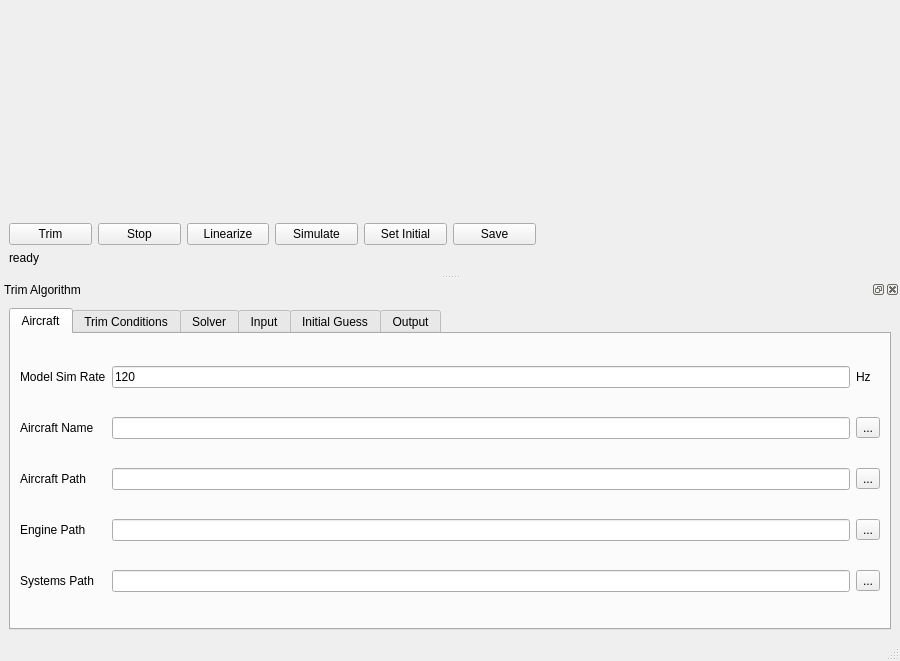
<?xml version="1.0" encoding="UTF-8"?>
<ui version="4.0">
 <class>MainWindow</class>
 <widget class="QMainWindow" name="MainWindow">
  <property name="geometry">
   <rect>
    <x>0</x>
    <y>0</y>
    <width>900</width>
    <height>661</height>
   </rect>
  </property>
  <property name="sizePolicy">
   <sizepolicy hsizetype="MinimumExpanding" vsizetype="Minimum">
    <horstretch>0</horstretch>
    <verstretch>0</verstretch>
   </sizepolicy>
  </property>
  <property name="windowTitle">
   <string>JSBSim Trim/ Linearization</string>
  </property>
  <widget class="QWidget" name="centralwidget">
   <layout class="QGridLayout" name="gridLayout">
    <item row="0" column="0" colspan="10">
     <widget class="ViewerQT" name="viewer" native="true">
      <property name="sizePolicy">
       <sizepolicy hsizetype="MinimumExpanding" vsizetype="MinimumExpanding">
        <horstretch>0</horstretch>
        <verstretch>0</verstretch>
       </sizepolicy>
      </property>
      <property name="minimumSize">
       <size>
        <width>804</width>
        <height>200</height>
       </size>
      </property>
     </widget>
    </item>
    <item row="1" column="0">
     <widget class="QPushButton" name="pushButton_trim">
      <property name="text">
       <string>Trim</string>
      </property>
     </widget>
    </item>
    <item row="1" column="1">
     <widget class="QPushButton" name="pushButton_stop">
      <property name="text">
       <string>Stop</string>
      </property>
     </widget>
    </item>
    <item row="1" column="2">
     <widget class="QPushButton" name="pushButton_linearize">
      <property name="text">
       <string>Linearize</string>
      </property>
     </widget>
    </item>
    <item row="1" column="3">
     <widget class="QPushButton" name="pushButton_simulate">
      <property name="text">
       <string>Simulate</string>
      </property>
     </widget>
    </item>
    <item row="2" column="0">
     <widget class="QLabel" name="label_status">
      <property name="text">
       <string>ready</string>
      </property>
     </widget>
    </item>
    <item row="1" column="4">
     <widget class="QPushButton" name="pushButton_setGuess">
      <property name="text">
       <string>Set Initial</string>
      </property>
     </widget>
    </item>
    <item row="1" column="5">
     <widget class="QPushButton" name="pushButton_save">
      <property name="text">
       <string>Save</string>
      </property>
     </widget>
    </item>
   </layout>
  </widget>
  <widget class="QStatusBar" name="statusbar"/>
  <widget class="QDockWidget" name="guidanceDock">
   <property name="sizePolicy">
    <sizepolicy hsizetype="MinimumExpanding" vsizetype="Minimum">
     <horstretch>0</horstretch>
     <verstretch>0</verstretch>
    </sizepolicy>
   </property>
   <property name="minimumSize">
    <size>
     <width>900</width>
     <height>359</height>
    </size>
   </property>
   <property name="windowTitle">
    <string>Trim Algorithm</string>
   </property>
   <attribute name="dockWidgetArea">
    <number>8</number>
   </attribute>
   <widget class="QWidget" name="dockWidgetContents_6">
    <layout class="QGridLayout" name="gridLayout_4">
     <item row="0" column="0">
      <widget class="QTabWidget" name="tabWidget">
       <property name="sizePolicy">
        <sizepolicy hsizetype="MinimumExpanding" vsizetype="MinimumExpanding">
         <horstretch>0</horstretch>
         <verstretch>0</verstretch>
        </sizepolicy>
       </property>
       <property name="minimumSize">
        <size>
         <width>0</width>
         <height>0</height>
        </size>
       </property>
       <property name="currentIndex">
        <number>0</number>
       </property>
       <widget class="QWidget" name="tab_3">
        <attribute name="title">
         <string>Aircraft</string>
        </attribute>
        <layout class="QGridLayout" name="gridLayout_5">
         <item row="0" column="0">
          <widget class="QLabel" name="label_38">
           <property name="sizePolicy">
            <sizepolicy hsizetype="Preferred" vsizetype="Fixed">
             <horstretch>0</horstretch>
             <verstretch>0</verstretch>
            </sizepolicy>
           </property>
           <property name="text">
            <string>Model Sim Rate</string>
           </property>
          </widget>
         </item>
         <item row="0" column="1">
          <widget class="QLineEdit" name="lineEdit_modelSimRate">
           <property name="text">
            <string>120</string>
           </property>
          </widget>
         </item>
         <item row="0" column="2">
          <widget class="QLabel" name="label_39">
           <property name="sizePolicy">
            <sizepolicy hsizetype="Fixed" vsizetype="Fixed">
             <horstretch>0</horstretch>
             <verstretch>0</verstretch>
            </sizepolicy>
           </property>
           <property name="text">
            <string>Hz</string>
           </property>
          </widget>
         </item>
         <item row="1" column="0">
          <widget class="QLabel" name="label_9">
           <property name="sizePolicy">
            <sizepolicy hsizetype="Preferred" vsizetype="Fixed">
             <horstretch>0</horstretch>
             <verstretch>0</verstretch>
            </sizepolicy>
           </property>
           <property name="text">
            <string>Aircraft Name</string>
           </property>
          </widget>
         </item>
         <item row="1" column="1">
          <widget class="QLineEdit" name="lineEdit_aircraft">
           <property name="text">
            <string/>
           </property>
          </widget>
         </item>
         <item row="1" column="2">
          <widget class="QToolButton" name="toolButton_aircraft">
           <property name="text">
            <string>...</string>
           </property>
          </widget>
         </item>
         <item row="2" column="0">
          <widget class="QLabel" name="label_3">
           <property name="sizePolicy">
            <sizepolicy hsizetype="Preferred" vsizetype="Fixed">
             <horstretch>0</horstretch>
             <verstretch>0</verstretch>
            </sizepolicy>
           </property>
           <property name="text">
            <string>Aircraft Path</string>
           </property>
          </widget>
         </item>
         <item row="2" column="1">
          <widget class="QLineEdit" name="lineEdit_aircraftPath">
           <property name="text">
            <string/>
           </property>
          </widget>
         </item>
         <item row="2" column="2">
          <widget class="QToolButton" name="toolButton_aircraftPath">
           <property name="text">
            <string>...</string>
           </property>
          </widget>
         </item>
         <item row="3" column="0">
          <widget class="QLabel" name="label_2">
           <property name="sizePolicy">
            <sizepolicy hsizetype="Preferred" vsizetype="Fixed">
             <horstretch>0</horstretch>
             <verstretch>0</verstretch>
            </sizepolicy>
           </property>
           <property name="text">
            <string>Engine Path</string>
           </property>
          </widget>
         </item>
         <item row="4" column="0">
          <widget class="QLabel" name="label_4">
           <property name="sizePolicy">
            <sizepolicy hsizetype="Preferred" vsizetype="Fixed">
             <horstretch>0</horstretch>
             <verstretch>0</verstretch>
            </sizepolicy>
           </property>
           <property name="text">
            <string>Systems Path</string>
           </property>
          </widget>
         </item>
         <item row="3" column="1">
          <widget class="QLineEdit" name="lineEdit_enginePath">
           <property name="text">
            <string/>
           </property>
          </widget>
         </item>
         <item row="4" column="1">
          <widget class="QLineEdit" name="lineEdit_systemsPath">
           <property name="text">
            <string/>
           </property>
          </widget>
         </item>
         <item row="3" column="2">
          <widget class="QToolButton" name="toolButton_enginePath">
           <property name="text">
            <string>...</string>
           </property>
          </widget>
         </item>
         <item row="4" column="2">
          <widget class="QToolButton" name="toolButton_systemsPath">
           <property name="text">
            <string>...</string>
           </property>
          </widget>
         </item>
        </layout>
       </widget>
       <widget class="QWidget" name="tab">
        <attribute name="title">
         <string>Trim Conditions</string>
        </attribute>
        <layout class="QGridLayout" name="gridLayout_2">
         <item row="0" column="9">
          <widget class="QLabel" name="label_40">
           <property name="sizePolicy">
            <sizepolicy hsizetype="Preferred" vsizetype="Fixed">
             <horstretch>0</horstretch>
             <verstretch>0</verstretch>
            </sizepolicy>
           </property>
           <property name="text">
            <string>altitude</string>
           </property>
          </widget>
         </item>
         <item row="0" column="10">
          <widget class="QLineEdit" name="lineEdit_altitude">
           <property name="text">
            <string>1000</string>
           </property>
          </widget>
         </item>
         <item row="1" column="9">
          <widget class="QLabel" name="label_42">
           <property name="sizePolicy">
            <sizepolicy hsizetype="Preferred" vsizetype="Fixed">
             <horstretch>0</horstretch>
             <verstretch>0</verstretch>
            </sizepolicy>
           </property>
           <property name="text">
            <string>flight path angle</string>
           </property>
          </widget>
         </item>
         <item row="1" column="11">
          <widget class="QLabel" name="label_43">
           <property name="sizePolicy">
            <sizepolicy hsizetype="Preferred" vsizetype="Fixed">
             <horstretch>0</horstretch>
             <verstretch>0</verstretch>
            </sizepolicy>
           </property>
           <property name="text">
            <string>deg</string>
           </property>
          </widget>
         </item>
         <item row="3" column="9">
          <widget class="QLabel" name="label_45">
           <property name="sizePolicy">
            <sizepolicy hsizetype="Preferred" vsizetype="Fixed">
             <horstretch>0</horstretch>
             <verstretch>0</verstretch>
            </sizepolicy>
           </property>
           <property name="text">
            <string>flap position</string>
           </property>
          </widget>
         </item>
         <item row="3" column="10">
          <widget class="QLineEdit" name="lineEdit_flapPos">
           <property name="text">
            <string>1</string>
           </property>
          </widget>
         </item>
         <item row="3" column="11">
          <widget class="QLabel" name="label_46">
           <property name="sizePolicy">
            <sizepolicy hsizetype="Preferred" vsizetype="Fixed">
             <horstretch>0</horstretch>
             <verstretch>0</verstretch>
            </sizepolicy>
           </property>
           <property name="text">
            <string>%</string>
           </property>
          </widget>
         </item>
         <item row="0" column="7">
          <spacer name="horizontalSpacer">
           <property name="orientation">
            <enum>Qt::Horizontal</enum>
           </property>
           <property name="sizeType">
            <enum>QSizePolicy::Minimum</enum>
           </property>
           <property name="sizeHint" stdset="0">
            <size>
             <width>40</width>
             <height>20</height>
            </size>
           </property>
          </spacer>
         </item>
         <item row="0" column="11">
          <widget class="QLabel" name="label_41">
           <property name="sizePolicy">
            <sizepolicy hsizetype="Preferred" vsizetype="Fixed">
             <horstretch>0</horstretch>
             <verstretch>0</verstretch>
            </sizepolicy>
           </property>
           <property name="text">
            <string>ft</string>
           </property>
          </widget>
         </item>
         <item row="1" column="10">
          <widget class="QLineEdit" name="lineEdit_gamma">
           <property name="text">
            <string>0</string>
           </property>
          </widget>
         </item>
         <item row="0" column="0">
          <widget class="QLabel" name="label">
           <property name="sizePolicy">
            <sizepolicy hsizetype="Preferred" vsizetype="Fixed">
             <horstretch>0</horstretch>
             <verstretch>0</verstretch>
            </sizepolicy>
           </property>
           <property name="text">
            <string>velocity</string>
           </property>
          </widget>
         </item>
         <item row="0" column="4">
          <widget class="QLineEdit" name="lineEdit_velocity">
           <property name="text">
            <string>40</string>
           </property>
          </widget>
         </item>
         <item row="0" column="6">
          <widget class="QLabel" name="label_11">
           <property name="sizePolicy">
            <sizepolicy hsizetype="Preferred" vsizetype="Fixed">
             <horstretch>0</horstretch>
             <verstretch>0</verstretch>
            </sizepolicy>
           </property>
           <property name="text">
            <string>ft/s</string>
           </property>
          </widget>
         </item>
         <item row="1" column="0">
          <widget class="QLabel" name="label_6">
           <property name="sizePolicy">
            <sizepolicy hsizetype="Preferred" vsizetype="Fixed">
             <horstretch>0</horstretch>
             <verstretch>0</verstretch>
            </sizepolicy>
           </property>
           <property name="text">
            <string>roll rate</string>
           </property>
          </widget>
         </item>
         <item row="1" column="4">
          <widget class="QLineEdit" name="lineEdit_rollRate">
           <property name="text">
            <string>0</string>
           </property>
          </widget>
         </item>
         <item row="1" column="6">
          <widget class="QLabel" name="label_12">
           <property name="sizePolicy">
            <sizepolicy hsizetype="Preferred" vsizetype="Fixed">
             <horstretch>0</horstretch>
             <verstretch>0</verstretch>
            </sizepolicy>
           </property>
           <property name="text">
            <string>rad/s</string>
           </property>
          </widget>
         </item>
         <item row="3" column="0">
          <widget class="QLabel" name="label_7">
           <property name="sizePolicy">
            <sizepolicy hsizetype="Preferred" vsizetype="Fixed">
             <horstretch>0</horstretch>
             <verstretch>0</verstretch>
            </sizepolicy>
           </property>
           <property name="text">
            <string>pitch rate</string>
           </property>
          </widget>
         </item>
         <item row="3" column="4">
          <widget class="QLineEdit" name="lineEdit_pitchRate">
           <property name="text">
            <string>0</string>
           </property>
          </widget>
         </item>
         <item row="3" column="6">
          <widget class="QLabel" name="label_13">
           <property name="text">
            <string>rad/s</string>
           </property>
          </widget>
         </item>
         <item row="5" column="6">
          <widget class="QLabel" name="label_14">
           <property name="sizePolicy">
            <sizepolicy hsizetype="Preferred" vsizetype="Fixed">
             <horstretch>0</horstretch>
             <verstretch>0</verstretch>
            </sizepolicy>
           </property>
           <property name="text">
            <string>rad/s</string>
           </property>
          </widget>
         </item>
         <item row="5" column="4">
          <widget class="QLineEdit" name="lineEdit_yawRate">
           <property name="text">
            <string>0</string>
           </property>
          </widget>
         </item>
         <item row="5" column="0">
          <widget class="QLabel" name="label_8">
           <property name="sizePolicy">
            <sizepolicy hsizetype="Preferred" vsizetype="Fixed">
             <horstretch>0</horstretch>
             <verstretch>0</verstretch>
            </sizepolicy>
           </property>
           <property name="text">
            <string>yaw rate</string>
           </property>
          </widget>
         </item>
         <item row="6" column="10">
          <widget class="QLineEdit" name="lineEdit_fuel"/>
         </item>
         <item row="6" column="11">
          <widget class="QLabel" name="label_51">
           <property name="text">
            <string>%</string>
           </property>
          </widget>
         </item>
         <item row="5" column="10">
          <widget class="QLineEdit" name="lineEdit_payload"/>
         </item>
         <item row="5" column="9">
          <widget class="QLabel" name="label_10">
           <property name="text">
            <string>payload</string>
           </property>
          </widget>
         </item>
         <item row="6" column="9">
          <widget class="QLabel" name="label_49">
           <property name="text">
            <string>fuel</string>
           </property>
          </widget>
         </item>
         <item row="5" column="11">
          <widget class="QLabel" name="label_50">
           <property name="text">
            <string>lbs</string>
           </property>
          </widget>
         </item>
         <item row="6" column="0">
          <widget class="QCheckBox" name="checkBox_variablePropPitch">
           <property name="text">
            <string>variable prop pitch</string>
           </property>
          </widget>
         </item>
         <item row="6" column="4">
          <widget class="QCheckBox" name="checkBox_stabAxisRoll">
           <property name="text">
            <string>stability axis roll</string>
           </property>
           <property name="checkable">
            <bool>true</bool>
           </property>
           <property name="checked">
            <bool>true</bool>
           </property>
          </widget>
         </item>
        </layout>
       </widget>
       <widget class="QWidget" name="tab_2">
        <attribute name="title">
         <string>Solver</string>
        </attribute>
        <layout class="QGridLayout" name="gridLayout_6">
         <item row="0" column="0">
          <widget class="QLabel" name="label_20">
           <property name="text">
            <string>relative tolerance</string>
           </property>
          </widget>
         </item>
         <item row="1" column="0">
          <widget class="QLabel" name="label_21">
           <property name="text">
            <string>absolute tolerance</string>
           </property>
          </widget>
         </item>
         <item row="2" column="0">
          <widget class="QLabel" name="label_22">
           <property name="text">
            <string>convergence relative step size</string>
           </property>
          </widget>
         </item>
         <item row="1" column="1" colspan="2">
          <widget class="QLineEdit" name="lineEdit_abstol">
           <property name="text">
            <string>1e-2</string>
           </property>
          </widget>
         </item>
         <item row="2" column="1" colspan="2">
          <widget class="QLineEdit" name="lineEdit_speed">
           <property name="text">
            <string>1.1</string>
           </property>
          </widget>
         </item>
         <item row="7" column="0">
          <widget class="QCheckBox" name="checkBox_pause">
           <property name="text">
            <string>pause </string>
           </property>
          </widget>
         </item>
         <item row="0" column="1" colspan="2">
          <widget class="QLineEdit" name="lineEdit_rtol">
           <property name="text">
            <string>1e-4</string>
           </property>
          </widget>
         </item>
         <item row="7" column="1">
          <widget class="QCheckBox" name="checkBox_showSimplex">
           <property name="text">
            <string>show simplex</string>
           </property>
          </widget>
         </item>
         <item row="7" column="2">
          <widget class="QCheckBox" name="checkBox_showConvergence">
           <property name="text">
            <string>show convergence</string>
           </property>
           <property name="checked">
            <bool>true</bool>
           </property>
          </widget>
         </item>
         <item row="0" column="4">
          <widget class="QLabel" name="label_34">
           <property name="text">
            <string>debug level</string>
           </property>
          </widget>
         </item>
         <item row="0" column="5">
          <widget class="QComboBox" name="comboBox_debugLevel">
           <item>
            <property name="text">
             <string>0</string>
            </property>
           </item>
           <item>
            <property name="text">
             <string>1</string>
            </property>
           </item>
           <item>
            <property name="text">
             <string>2</string>
            </property>
           </item>
          </widget>
         </item>
         <item row="1" column="4">
          <widget class="QLabel" name="label_23">
           <property name="text">
            <string>max iterations</string>
           </property>
          </widget>
         </item>
         <item row="1" column="5">
          <widget class="QLineEdit" name="lineEdit_iterMax">
           <property name="text">
            <string>2000</string>
           </property>
          </widget>
         </item>
         <item row="2" column="4">
          <widget class="QLabel" name="label_44">
           <property name="text">
            <string>randomization factor</string>
           </property>
          </widget>
         </item>
         <item row="2" column="5">
          <widget class="QLineEdit" name="lineEdit_random">
           <property name="text">
            <string>0</string>
           </property>
          </widget>
         </item>
         <item row="0" column="3">
          <spacer name="horizontalSpacer_2">
           <property name="orientation">
            <enum>Qt::Horizontal</enum>
           </property>
           <property name="sizeHint" stdset="0">
            <size>
             <width>40</width>
             <height>20</height>
            </size>
           </property>
          </spacer>
         </item>
        </layout>
       </widget>
       <widget class="QWidget" name="tab_6">
        <attribute name="title">
         <string>Input</string>
        </attribute>
        <layout class="QGridLayout" name="gridLayout_8">
         <item row="3" column="3">
          <widget class="QToolButton" name="toolButton">
           <property name="text">
            <string>...</string>
           </property>
          </widget>
         </item>
         <item row="3" column="0">
          <widget class="QLabel" name="label_36">
           <property name="text">
            <string>joystick device</string>
           </property>
          </widget>
         </item>
         <item row="3" column="1">
          <widget class="QLineEdit" name="lineEdit_joystick">
           <property name="enabled">
            <bool>false</bool>
           </property>
           <property name="text">
            <string>/dev/input/js0</string>
           </property>
          </widget>
         </item>
         <item row="1" column="0">
          <widget class="QCheckBox" name="checkBox_joystickEnabled">
           <property name="enabled">
            <bool>false</bool>
           </property>
           <property name="text">
            <string>joystick enabled</string>
           </property>
          </widget>
         </item>
        </layout>
       </widget>
       <widget class="QWidget" name="tab_4">
        <attribute name="title">
         <string>Initial Guess</string>
        </attribute>
        <layout class="QGridLayout" name="gridLayout_7">
         <item row="1" column="0">
          <widget class="QLabel" name="label_15">
           <property name="text">
            <string>Throttle</string>
           </property>
          </widget>
         </item>
         <item row="6" column="0">
          <widget class="QLabel" name="label_17">
           <property name="text">
            <string>Alpha</string>
           </property>
          </widget>
         </item>
         <item row="7" column="0">
          <widget class="QLabel" name="label_19">
           <property name="text">
            <string>Beta</string>
           </property>
          </widget>
         </item>
         <item row="1" column="1">
          <widget class="QLineEdit" name="lineEdit_throttleGuess">
           <property name="text">
            <string>50</string>
           </property>
          </widget>
         </item>
         <item row="3" column="1">
          <widget class="QLineEdit" name="lineEdit_aileronGuess">
           <property name="text">
            <string>0</string>
           </property>
          </widget>
         </item>
         <item row="5" column="1">
          <widget class="QLineEdit" name="lineEdit_elevatorGuess">
           <property name="text">
            <string>0</string>
           </property>
          </widget>
         </item>
         <item row="6" column="1">
          <widget class="QLineEdit" name="lineEdit_alphaGuess">
           <property name="text">
            <string>0</string>
           </property>
          </widget>
         </item>
         <item row="7" column="1">
          <widget class="QLineEdit" name="lineEdit_betaGuess">
           <property name="text">
            <string>0</string>
           </property>
          </widget>
         </item>
         <item row="1" column="5">
          <widget class="QLabel" name="label_24">
           <property name="text">
            <string>%</string>
           </property>
          </widget>
         </item>
         <item row="3" column="5">
          <widget class="QLabel" name="label_25">
           <property name="text">
            <string>%</string>
           </property>
          </widget>
         </item>
         <item row="5" column="5">
          <widget class="QLabel" name="label_26">
           <property name="text">
            <string>%</string>
           </property>
          </widget>
         </item>
         <item row="6" column="5">
          <widget class="QLabel" name="label_27">
           <property name="text">
            <string>deg</string>
           </property>
          </widget>
         </item>
         <item row="7" column="5">
          <widget class="QLabel" name="label_28">
           <property name="text">
            <string>deg</string>
           </property>
          </widget>
         </item>
         <item row="1" column="2">
          <widget class="QLineEdit" name="lineEdit_throttleMin">
           <property name="text">
            <string>0</string>
           </property>
          </widget>
         </item>
         <item row="3" column="2">
          <widget class="QLineEdit" name="lineEdit_aileronMin">
           <property name="text">
            <string>0</string>
           </property>
          </widget>
         </item>
         <item row="5" column="2">
          <widget class="QLineEdit" name="lineEdit_elevatorMin">
           <property name="text">
            <string>-100</string>
           </property>
          </widget>
         </item>
         <item row="6" column="2">
          <widget class="QLineEdit" name="lineEdit_alphaMin">
           <property name="text">
            <string>-10</string>
           </property>
          </widget>
         </item>
         <item row="7" column="2">
          <widget class="QLineEdit" name="lineEdit_betaMin">
           <property name="text">
            <string>-10</string>
           </property>
          </widget>
         </item>
         <item row="1" column="3">
          <widget class="QLineEdit" name="lineEdit_throttleMax">
           <property name="text">
            <string>100</string>
           </property>
          </widget>
         </item>
         <item row="3" column="3">
          <widget class="QLineEdit" name="lineEdit_aileronMax">
           <property name="text">
            <string>0</string>
           </property>
          </widget>
         </item>
         <item row="5" column="3">
          <widget class="QLineEdit" name="lineEdit_elevatorMax">
           <property name="text">
            <string>100</string>
           </property>
          </widget>
         </item>
         <item row="6" column="3">
          <widget class="QLineEdit" name="lineEdit_alphaMax">
           <property name="text">
            <string>20</string>
           </property>
          </widget>
         </item>
         <item row="7" column="3">
          <widget class="QLineEdit" name="lineEdit_betaMax">
           <property name="text">
            <string>5</string>
           </property>
          </widget>
         </item>
         <item row="5" column="0">
          <widget class="QLabel" name="label_16">
           <property name="text">
            <string>Elevator</string>
           </property>
          </widget>
         </item>
         <item row="3" column="0">
          <widget class="QLabel" name="label_18">
           <property name="text">
            <string>Aileron</string>
           </property>
          </widget>
         </item>
         <item row="4" column="0">
          <widget class="QLabel" name="label_32">
           <property name="text">
            <string>Rudder</string>
           </property>
          </widget>
         </item>
         <item row="4" column="1">
          <widget class="QLineEdit" name="lineEdit_rudderGuess">
           <property name="text">
            <string>0</string>
           </property>
          </widget>
         </item>
         <item row="4" column="2">
          <widget class="QLineEdit" name="lineEdit_rudderMin">
           <property name="text">
            <string>-100</string>
           </property>
          </widget>
         </item>
         <item row="4" column="3">
          <widget class="QLineEdit" name="lineEdit_rudderMax">
           <property name="text">
            <string>100</string>
           </property>
          </widget>
         </item>
         <item row="4" column="5">
          <widget class="QLabel" name="label_33">
           <property name="text">
            <string>%</string>
           </property>
          </widget>
         </item>
         <item row="1" column="4">
          <widget class="QLineEdit" name="lineEdit_throttleInitialStepSize">
           <property name="text">
            <string>20</string>
           </property>
          </widget>
         </item>
         <item row="3" column="4">
          <widget class="QLineEdit" name="lineEdit_aileronInitialStepSize">
           <property name="text">
            <string>10</string>
           </property>
          </widget>
         </item>
         <item row="4" column="4">
          <widget class="QLineEdit" name="lineEdit_rudderInitialStepSize">
           <property name="text">
            <string>10</string>
           </property>
          </widget>
         </item>
         <item row="5" column="4">
          <widget class="QLineEdit" name="lineEdit_elevatorInitialStepSize">
           <property name="text">
            <string>10</string>
           </property>
          </widget>
         </item>
         <item row="6" column="4">
          <widget class="QLineEdit" name="lineEdit_alphaInitialStepSize">
           <property name="text">
            <string>10</string>
           </property>
          </widget>
         </item>
         <item row="7" column="4">
          <widget class="QLineEdit" name="lineEdit_betaInitialStepSize">
           <property name="text">
            <string>5</string>
           </property>
          </widget>
         </item>
         <item row="0" column="3">
          <widget class="QLabel" name="label_31">
           <property name="sizePolicy">
            <sizepolicy hsizetype="Minimum" vsizetype="Fixed">
             <horstretch>0</horstretch>
             <verstretch>0</verstretch>
            </sizepolicy>
           </property>
           <property name="text">
            <string>Upper Bound</string>
           </property>
          </widget>
         </item>
         <item row="0" column="1">
          <widget class="QLabel" name="label_29">
           <property name="sizePolicy">
            <sizepolicy hsizetype="Minimum" vsizetype="Fixed">
             <horstretch>0</horstretch>
             <verstretch>0</verstretch>
            </sizepolicy>
           </property>
           <property name="minimumSize">
            <size>
             <width>0</width>
             <height>0</height>
            </size>
           </property>
           <property name="text">
            <string>Guess</string>
           </property>
          </widget>
         </item>
         <item row="0" column="4">
          <widget class="QLabel" name="label_37">
           <property name="sizePolicy">
            <sizepolicy hsizetype="Minimum" vsizetype="Fixed">
             <horstretch>0</horstretch>
             <verstretch>0</verstretch>
            </sizepolicy>
           </property>
           <property name="text">
            <string>Initial Step Size</string>
           </property>
          </widget>
         </item>
         <item row="0" column="2">
          <widget class="QLabel" name="label_30">
           <property name="sizePolicy">
            <sizepolicy hsizetype="Minimum" vsizetype="Fixed">
             <horstretch>0</horstretch>
             <verstretch>0</verstretch>
            </sizepolicy>
           </property>
           <property name="minimumSize">
            <size>
             <width>0</width>
             <height>0</height>
            </size>
           </property>
           <property name="text">
            <string>Lower Bound</string>
           </property>
          </widget>
         </item>
        </layout>
       </widget>
       <widget class="QWidget" name="tab_5">
        <attribute name="title">
         <string>Output</string>
        </attribute>
        <layout class="QGridLayout" name="gridLayout_10">
         <item row="0" column="0">
          <widget class="QGroupBox" name="groupBox_2">
           <property name="title">
            <string>Data</string>
           </property>
           <layout class="QGridLayout" name="gridLayout_3">
            <item row="0" column="0">
             <widget class="QLabel" name="label_47">
              <property name="text">
               <string>Case Name</string>
              </property>
             </widget>
            </item>
            <item row="0" column="1" colspan="2">
             <widget class="QLineEdit" name="lineEdit_caseName"/>
            </item>
            <item row="1" column="0">
             <widget class="QLabel" name="label_35">
              <property name="text">
               <string>Output Path</string>
              </property>
             </widget>
            </item>
            <item row="1" column="1">
             <widget class="QLineEdit" name="lineEdit_outputPath"/>
            </item>
            <item row="1" column="2">
             <widget class="QToolButton" name="toolButton_outputPath">
              <property name="text">
               <string>...</string>
              </property>
             </widget>
            </item>
           </layout>
          </widget>
         </item>
         <item row="1" column="0">
          <widget class="QGroupBox" name="groupBox">
           <property name="title">
            <string>FlightGear</string>
           </property>
           <layout class="QGridLayout" name="gridLayout_9">
            <item row="0" column="0">
             <widget class="QLabel" name="label_48">
              <property name="text">
               <string>Port</string>
              </property>
             </widget>
            </item>
            <item row="1" column="0">
             <widget class="QLabel" name="label_52">
              <property name="text">
               <string>Host</string>
              </property>
             </widget>
            </item>
            <item row="2" column="0">
             <widget class="QLabel" name="label_53">
              <property name="text">
               <string>Rate</string>
              </property>
             </widget>
            </item>
            <item row="0" column="2">
             <widget class="QLabel" name="label_55">
              <property name="text">
               <string>UDP</string>
              </property>
             </widget>
            </item>
            <item row="0" column="1">
             <widget class="QLineEdit" name="lineEdit_flightGearPort"/>
            </item>
            <item row="1" column="1" colspan="3">
             <widget class="QLineEdit" name="lineEdit_flightGearHost"/>
            </item>
            <item row="2" column="1">
             <widget class="QLineEdit" name="lineEdit_flightGearRate"/>
            </item>
            <item row="2" column="2">
             <widget class="QLabel" name="label_54">
              <property name="text">
               <string>Hz</string>
              </property>
             </widget>
            </item>
            <item row="3" column="0" colspan="4">
             <widget class="QPushButton" name="pushButton_generateScript">
              <property name="enabled">
               <bool>false</bool>
              </property>
              <property name="text">
               <string>Generate Script</string>
              </property>
             </widget>
            </item>
           </layout>
          </widget>
         </item>
        </layout>
       </widget>
      </widget>
     </item>
    </layout>
   </widget>
  </widget>
  <action name="actionQuit">
   <property name="text">
    <string>Quit</string>
   </property>
  </action>
  <action name="actionLoad_Map">
   <property name="text">
    <string>Load Map</string>
   </property>
  </action>
 </widget>
 <customwidgets>
  <customwidget>
   <class>ViewerQT</class>
   <extends>QWidget</extends>
   <header>arkosg/QOSGAdapterWidget.hpp</header>
   <container>1</container>
  </customwidget>
 </customwidgets>
 <resources/>
 <connections>
  <connection>
   <sender>actionQuit</sender>
   <signal>triggered()</signal>
   <receiver>MainWindow</receiver>
   <slot>close()</slot>
   <hints>
    <hint type="sourcelabel">
     <x>-1</x>
     <y>-1</y>
    </hint>
    <hint type="destinationlabel">
     <x>311</x>
     <y>461</y>
    </hint>
   </hints>
  </connection>
 </connections>
</ui>
